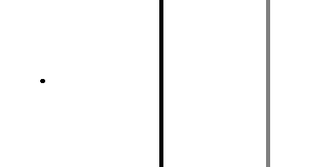
%> input picture Matlab/synthetic_edge_map.png, 326 x 167 px, shrunk from 397 x 203 before the run
$ octave test_param.m   (GNU Octave 9; MATLAB toolbox functions it lacks are replaced by stand-ins)
%> lines starting %> are read from the running program, lines starting %| are printed output that depends on the picture
clear;
clc;
alpha = .5;
beta = 0.1;
tau = 0.5;
eps = 0.01;
imName = 'test.jpg';
downsampleFactor = 1;
edgeMapType = 'cannyWeighted';

%%
% Plot m1 profile w.r.t to gamma
x = 0:0.01:16;
figure(1);
hold on
gammaRange = 0.5:0.5:3;
colors = colormap(hsv(length(gammaRange)));
for gamma=gammaRange,
    y = 1./(x+eps).^gamma;
    h(gamma*2) = plot(x,y,'Color',colors(gamma*2,:),...
        'DisplayName',sprintf('gamma=%.2f',gamma));
    ylim([0,3]);
end
legend(h);
ylabel('m1 magnitude');
xlabel('r');
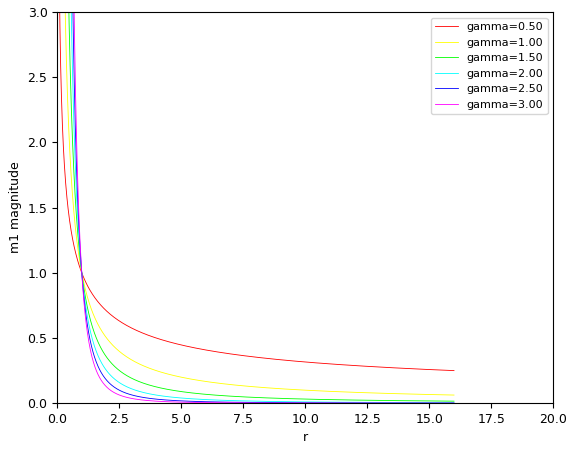
%> figure redrawn from the program's plot data; curve peaks at x = 0, y = 10, above the top of the axes
hold off

%%
% Plot m2 profile w.r.t to sigma
x = 0:0.01:16;
figure(2);
hold on
sigmaRange = 2:2:16;
colors = colormap(hsv(length(sigmaRange)));
for sigma=sigmaRange,
    y = exp(-x.^2/sigma^2);
    h(sigma/2) = plot(x,y,'Color',colors(sigma/2,:),...
        'DisplayName',sprintf('sigma=%.2f',sigma));
end
legend(h);
ylabel('m2 magnitude');
xlabel('r');
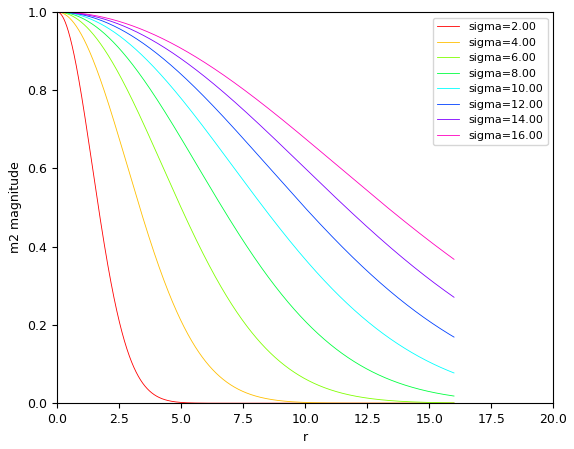
%> figure redrawn from the program's plot data; curve peaks at x = 0, y = 1
hold off

%%
% Study the evolution of capture range w.r.t gamma
% See test_nico.m and modify gamma to see the streamline evolution
% load images
typeTest = 'm1_gamma_';
im = imread('synthetic_edge_map.png');
%> im is the input picture: size 167x326x3 uint8; min 0, max 255, mean 250.1
f = double(im(:,:,1));
[n,m] = size(f);
%> n = 167; m = 326
f = (255*ones(n,m)-f);
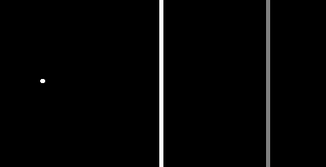
%> f: size 167x326 double; min 0, max 255, mean 4.9
%> (the run ends here)
